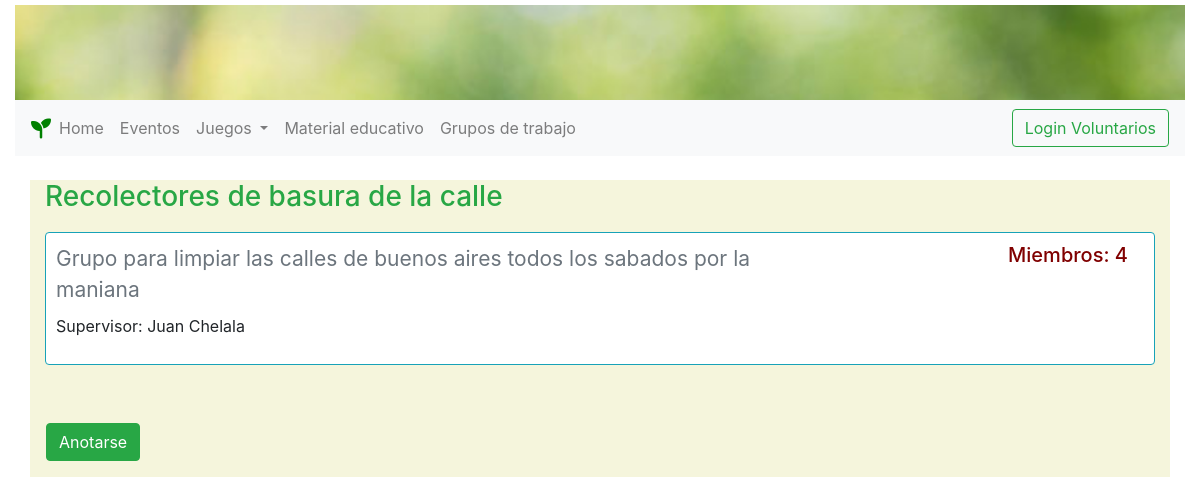
The app's page /workgroups/ with its own data.
### workgroups/models.py (models this page shows, shortened)
class Workgroup(models.Model):
    name = models.CharField(max_length=100)
    topic = models.CharField(max_length=200, default='workgroup topic')
    supervisor = models.CharField(max_length=50, default='workgroup supervisor')
    number_of_participants = models.IntegerField(default=0)

### workgroups/views.py (the view)
# urls.py: path('', views.index, name='index'),
def index(request):
    workgroups = Workgroup.objects.all()
    context = {'workgroups': workgroups}
    return render(request, 'workgroups/index.html', context=context)

### workgroups/templates/workgroups/index.html
{% extends "base.html" %}
{% load static %}
{% block content %}
  {% if not workgroups %}
    <p>No hay grupos de trabajo.</p>
  {% else %}
    <div class="container" style="background: beige">
    {% for workgroup in workgroups %}
      <div>
        <div class="row" id="workgroup-container">
          <div class="col-12">
            <div class="row col-md-12">
              <h3 class="text-success">{{ workgroup.name }}</h3>
            </div>
            <div class="border border-info rounded col-12" style="margin-bottom:10px; margin-top:10px; padding:10px; background:white;">
              <div class="row">
                <div class="col-md-9 col-md-12">
                  <div class="row pr-3">
                    <div class="col-8">
                      <label class="text-secondary" style="font-size:21px; color:maroon">{{workgroup.topic}}</label>
                    </div>
                    <div class="col-4 text-right" style="color:maroon">
                      <h5>Miembros: {{workgroup.number_of_participants}}</h5>
                    </div>
                </div>
                <div class="row col-12 text-justify d-none d-md-block">
                  <p>Supervisor: {{workgroup.supervisor}}</p>
                </div>
              </div>
                </div>
          </div>
          <div class="p-4"></div>
         </div>
        </div>
      </div>
    {% endfor %}
    <div class="row pb-3 pl-3">
      <a href="https://forms.gle/3joUbi28zLsHzmj86" class="btn btn-success">Anotarse</a>
    </div>
    </div>
  {% endif %}
{% endblock %}

### records on screen
Workgroup: name "Recolectores de basura de la calle", topic "Grupo para limpiar las calles de buenos aires todos los sabados por la maniana", number_of_participants "4", supervisor "Juan Chelala"
